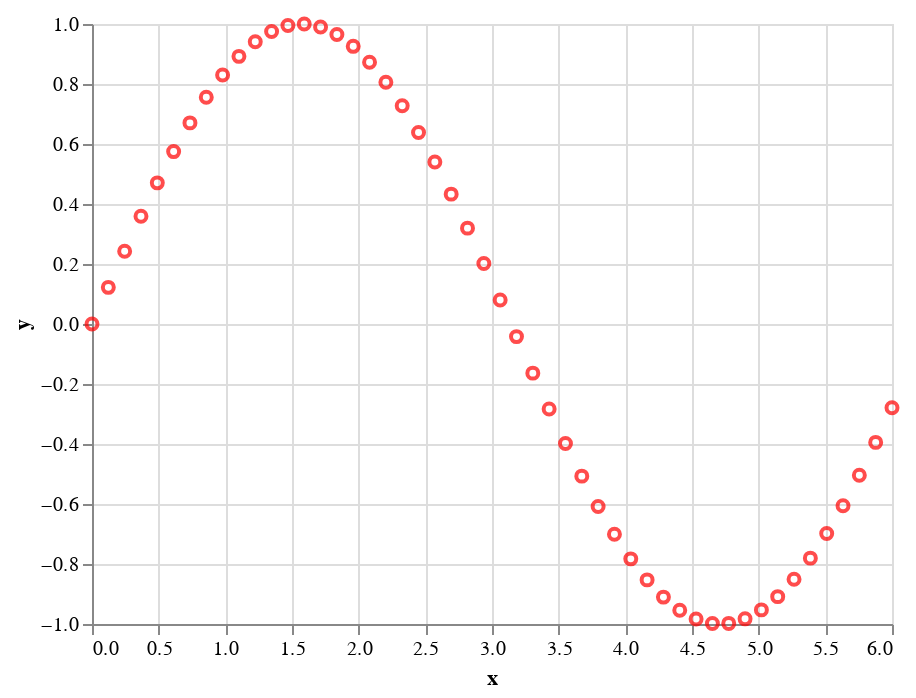

Write notebook code for a chart like this one.
### Code cell
alt.Chart(df
        ).mark_point(
            color='red'
        ).encode(
            x='x:Q',
            y='y:Q')

### Figure 1 — Vega-Lite specification as saved in the notebook (floating-point values rounded to 4 significant figures)
{"config": {"view": {"continuousWidth": 400, "continuousHeight": 300}}, "data": {"name": "data-01993f5ff9b8324361a79cba7b1eeecf"}, "mark": {"type": "point", "color": "red"}, "encoding": {"x": {"field": "x", "type": "quantitative"}, "y": {"field": "y", "type": "quantitative"}}, "$schema": "https://vega.github.io/schema/vega-lite/v4.17.0.json", "datasets": {"data-01993f5ff9b8324361a79cba7b1eeecf": [{"x": 0.0, "y": 0.0}, {"x": 0.1224, "y": 0.1221}, {"x": 0.2449, "y": 0.2425}, {"x": 0.3673, "y": 0.3591}, {"x": 0.4898, "y": 0.4704}, {"x": 0.6122, "y": 0.5747}, {"x": 0.7347, "y": 0.6704}, {"x": 0.8571, "y": 0.756}, {"x": 0.9796, "y": 0.8303}, {"x": 1.102, "y": 0.8921}, {"x": 1.224, "y": 0.9406}, {"x": 1.347, "y": 0.975}, {"x": 1.469, "y": 0.9949}, {"x": 1.592, "y": 0.9998}, {"x": 1.714, "y": 0.9897}, {"x": 1.837, "y": 0.9648}, {"x": 1.959, "y": 0.9255}, {"x": 2.082, "y": 0.8723}, {"x": 2.204, "y": 0.8061}, {"x": 2.327, "y": 0.7278}, {"x": 2.449, "y": 0.6386}, {"x": 2.571, "y": 0.5398}, {"x": 2.694, "y": 0.4329}, {"x": 2.816, "y": 0.3196}, {"x": 2.939, "y": 0.2014}, {"x": 3.061, "y": 0.08028}, {"x": 3.184, "y": -0.04207}, {"x": 3.306, "y": -0.1638}, {"x": 3.429, "y": -0.2831}, {"x": 3.551, "y": -0.3981}, {"x": 3.673, "y": -0.5072}, {"x": 3.796, "y": -0.6086}, {"x": 3.918, "y": -0.701}, {"x": 4.041, "y": -0.7828}, {"x": 4.163, "y": -0.853}, {"x": 4.286, "y": -0.9103}, {"x": 4.408, "y": -0.9541}, {"x": 4.531, "y": -0.9835}, {"x": 4.653, "y": -0.9982}, {"x": 4.776, "y": -0.998}, {"x": 4.898, "y": -0.9828}, {"x": 5.02, "y": -0.9529}, {"x": 5.143, "y": -0.9088}, {"x": 5.265, "y": -0.851}, {"x": 5.388, "y": -0.7805}, {"x": 5.51, "y": -0.6983}, {"x": 5.633, "y": -0.6056}, {"x": 5.755, "y": -0.5039}, {"x": 5.878, "y": -0.3946}, {"x": 6.0, "y": -0.2794}]}}
